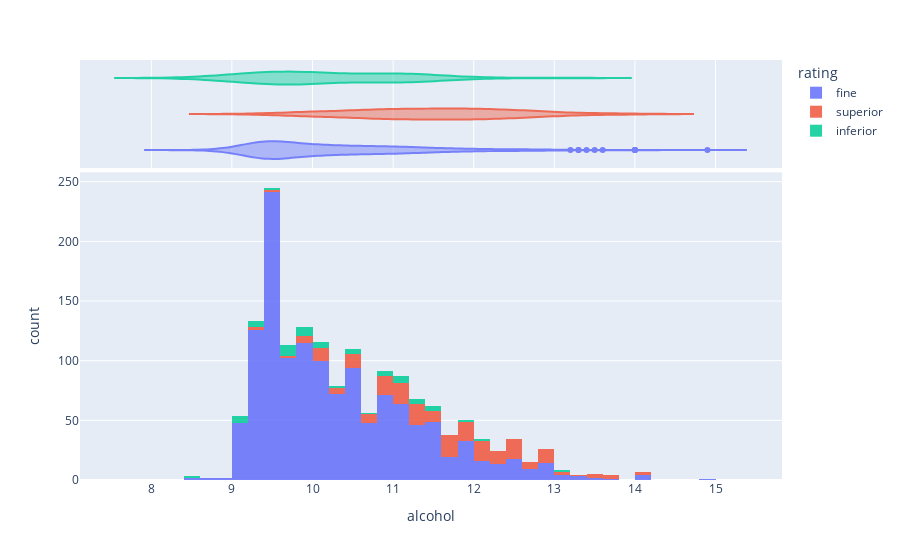

Notebook source saved alongside this figure:
### Code cell
#visualizando o agrupamento
fig = px.histogram(dataset, x="alcohol", color="rating",marginal="violin")
fig.update_traces(opacity=0.85)
fig.show()

### Figure 1 — Plotly figure (JSON) as saved in the notebook; plotly's stock layout.template omitted (floating-point values rounded to 4 significant figures; data arrays with more than 128 entries replaced by an {"elided": "..."} marker saying what was removed)
{"data": [{"alignmentgroup": "True", "bingroup": "x", "hovertemplate": "rating=fine<br>alcohol=%{x}<br>count=%{y}<extra></extra>", "legendgroup": "fine", "marker": {"color": "#636efa"}, "name": "fine", "offsetgroup": "fine", "opacity": 0.85, "orientation": "v", "showlegend": true, "type": "histogram", "x": {"elided": "1319 float values"}, "xaxis": "x", "yaxis": "y"}, {"alignmentgroup": "True", "hovertemplate": "rating=fine<br>alcohol=%{x}<extra></extra>", "legendgroup": "fine", "marker": {"color": "#636efa"}, "name": "fine", "offsetgroup": "fine", "opacity": 0.85, "scalegroup": "x", "showlegend": false, "type": "violin", "x": {"elided": "1319 float values"}, "xaxis": "x2", "yaxis": "y2"}, {"alignmentgroup": "True", "bingroup": "x", "hovertemplate": "rating=superior<br>alcohol=%{x}<br>count=%{y}<extra></extra>", "legendgroup": "superior", "marker": {"color": "#EF553B"}, "name": "superior", "offsetgroup": "superior", "opacity": 0.85, "orientation": "v", "showlegend": true, "type": "histogram", "x": {"elided": "217 float values"}, "xaxis": "x", "yaxis": "y"}, {"alignmentgroup": "True", "hovertemplate": "rating=superior<br>alcohol=%{x}<extra></extra>", "legendgroup": "superior", "marker": {"color": "#EF553B"}, "name": "superior", "offsetgroup": "superior", "opacity": 0.85, "scalegroup": "x", "showlegend": false, "type": "violin", "x": {"elided": "217 float values"}, "xaxis": "x2", "yaxis": "y2"}, {"alignmentgroup": "True", "bingroup": "x", "hovertemplate": "rating=inferior<br>alcohol=%{x}<br>count=%{y}<extra></extra>", "legendgroup": "inferior", "marker": {"color": "#00cc96"}, "name": "inferior", "offsetgroup": "inferior", "opacity": 0.85, "orientation": "v", "showlegend": true, "type": "histogram", "x": [9, 9.8, 9.3, 13.1, 9.2, 9.1, 10.5, 9.4, 9.2, 9, 9.1, 11.4, 10.4, 9.4, 9.8, 9.6, 9, 8.4, 9.6, 10, 10, 11.3, 11, 11, 10.7, 9.6, 9.7, 11.2, 11.4, 10.9, 9.9, 9.9, 10, 10.9, 11, 9.2, 10.4, 11.5, 11.2, 9.6, 9.3, 11.5, 9.6, 11.8, 11.2, 9.6, 12, 9.7, 10.9, 11.1, 9.8, 10.4, 9.8, 11, 10, 11, 9.7, 10.2, 10.1, 10.3, 10.9, 9.95, 9.05], "xaxis": "x", "yaxis": "y"}, {"alignmentgroup": "True", "hovertemplate": "rating=inferior<br>alcohol=%{x}<extra></extra>", "legendgroup": "inferior", "marker": {"color": "#00cc96"}, "name": "inferior", "offsetgroup": "inferior", "opacity": 0.85, "scalegroup": "x", "showlegend": false, "type": "violin", "x": [9, 9.8, 9.3, 13.1, 9.2, 9.1, 10.5, 9.4, 9.2, 9, 9.1, 11.4, 10.4, 9.4, 9.8, 9.6, 9, 8.4, 9.6, 10, 10, 11.3, 11, 11, 10.7, 9.6, 9.7, 11.2, 11.4, 10.9, 9.9, 9.9, 10, 10.9, 11, 9.2, 10.4, 11.5, 11.2, 9.6, 9.3, 11.5, 9.6, 11.8, 11.2, 9.6, 12, 9.7, 10.9, 11.1, 9.8, 10.4, 9.8, 11, 10, 11, 9.7, 10.2, 10.1, 10.3, 10.9, 9.95, 9.05], "xaxis": "x2", "yaxis": "y2"}], "layout": {"barmode": "relative", "legend": {"title": {"text": "rating"}, "tracegroupgap": 0}, "margin": {"t": 60}, "xaxis": {"anchor": "y", "domain": [0, 1], "title": {"text": "alcohol"}}, "xaxis2": {"anchor": "y2", "domain": [0, 1], "matches": "x", "showgrid": true, "showticklabels": false}, "yaxis": {"anchor": "x", "domain": [0, 0.7326], "title": {"text": "count"}}, "yaxis2": {"anchor": "x2", "domain": [0.7426, 1], "matches": "y2", "showgrid": false, "showline": false, "showticklabels": false, "ticks": ""}}}
